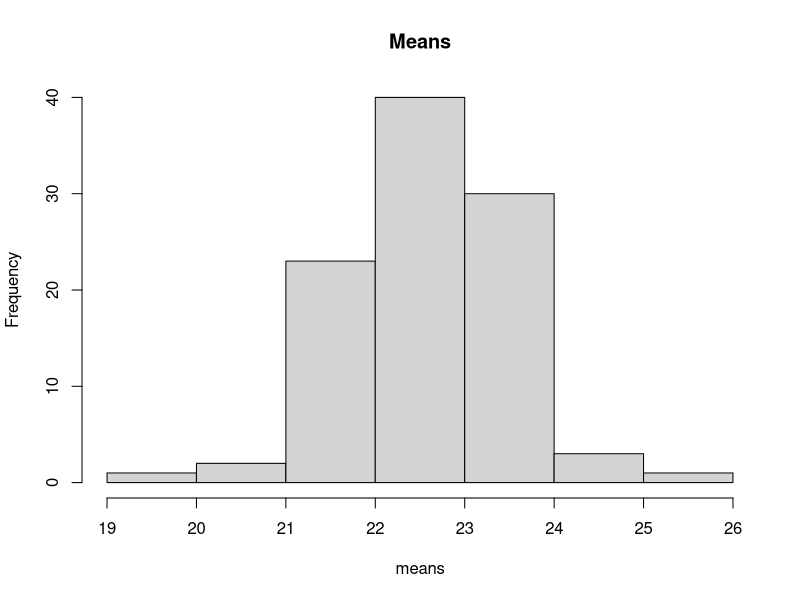
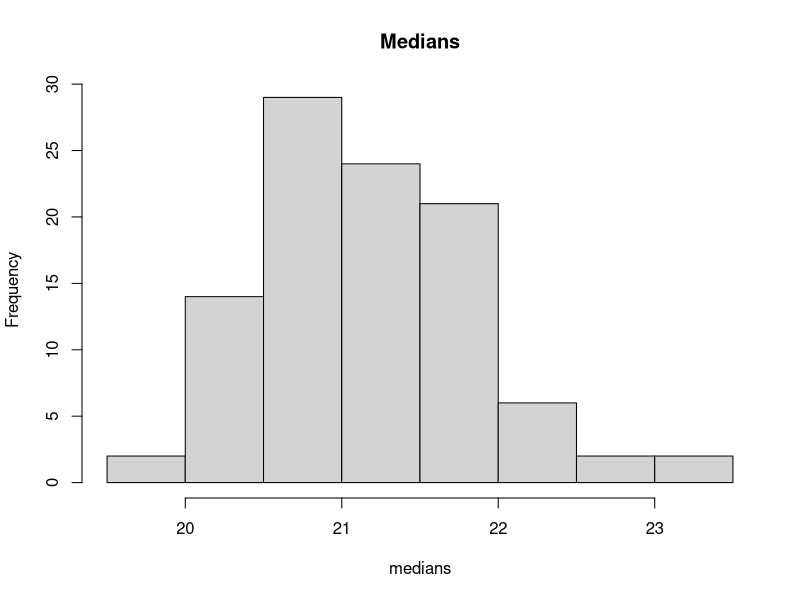

Here is the R script that generated these plots, in order:
## -----------------------------------------------------------------------------------------------------
## a
# It is not a sample, it is the population!
## b
data("Boston", package="MASS")
mean(Boston$medv)     # population/true mean
median(Boston$medv)   # population/true median
## c
n     <- 100
index <- sample(nrow(Boston), replace = TRUE, size=n)
table(index)
sBoston <- Boston[index,]
mean(sBoston$medv)    # sample mean
median(sBoston$medv)  # sample mean
## d
B <- 100
means <- medians <- rep(NA, B)
for (i in 1:B) {
  index <- sample(nrow(Boston), replace = TRUE, size=n)
  sBoston <- Boston[index,]
  means[i] <- mean(sBoston$medv)
  medians[i] <- median(sBoston$medv)
}
old <- par(mfrow=c(1,2))
on.exit(par(old))
hist(means, main="Means")     # random sampling function Xbar
hist(medians, main="Medians") # random sampling function for median
## e
alpha <- 0.95
c <- qnorm(1-(1-alpha)/2)
B <- 50
means <- upper <- lower <- rep(NA, B)
for (i in 1:B) {
  index   <- sample(nrow(Boston), replace = TRUE, size=100)
  sBoston <- Boston[index,]
  means[i] <- mean(sBoston$medv)
  upper[i] <- means[i]+c*sd(sBoston$medv)/sqrt(n)
  lower[i] <- means[i]-c*sd(sBoston$medv)/sqrt(n)
}
m <- mean(Boston$medv)
sum((lower<=m) & (m<=upper))/B
